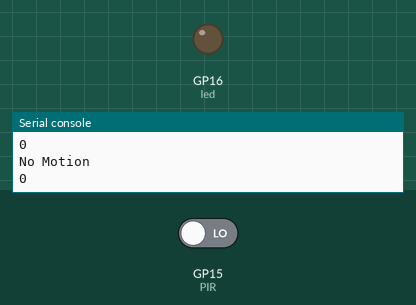
Recording of a program running on a simulated Raspberry Pi Pico running MicroPython. Shown: output pins drawn as LEDs (lit = HIGH), the last lines printed to the serial console. Inputs (shaded band) come from the test bench; at power-on: GP15 (PIR) LOW.

Above: at 1.2 s.
1.3 s: GP15 (PIR) driven HIGH
At 3.2 s:
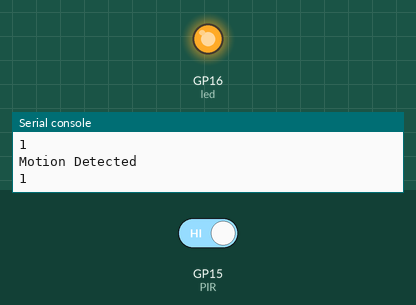
3.5 s: GP15 (PIR) driven LOW
At 4.8 s:
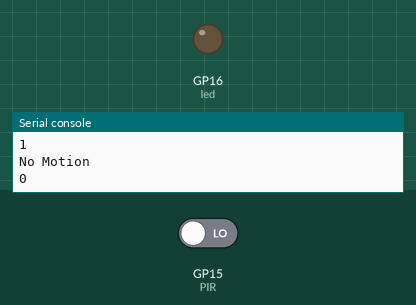
Timing chart, 0 to 6.5 s (numbered marks = the images above; inputs shaded):
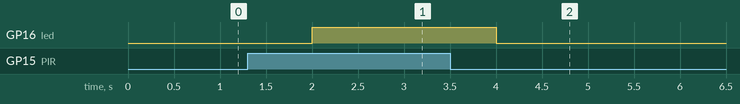

The program:

relay.py
```python
from machine import Pin
import time

led = Pin(16, Pin.OUT)
PIR = Pin(15, Pin.IN)
while(True):
    if PIR.value() == 1:
        led.value(1)
        print("Motion Detected")
        #bulb.value(1)
        #time.sleep(3)
    elif PIR.value() == 0:
        led.value(0)
        print("No Motion")
        #bulb.value(0)
    print(PIR.value())
    time.sleep(1)
```

Measured:
- after the input at 1.3 s, GP16 (led): LOW → HIGH after 0.70 s
- after the input at 3.5 s, GP16 (led): HIGH → LOW after 0.50 s
